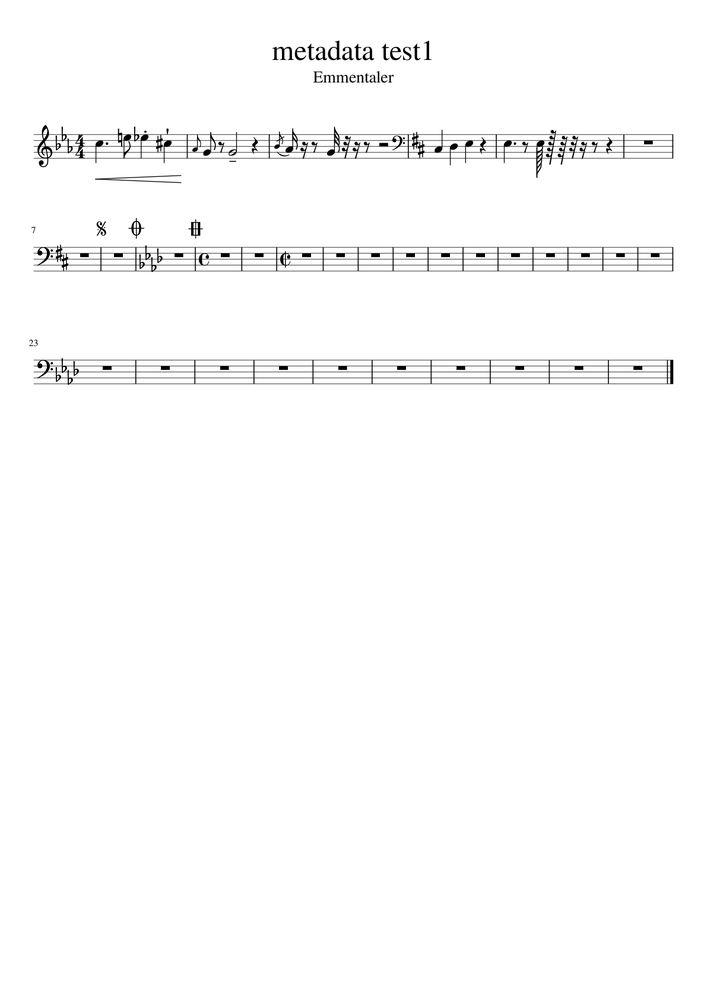
#> input picture data/data/audiveris_omr_raw/mtest1-1.png, 707 x 999 px, shrunk from 1191 x 1683 before the run
$ python ImageColorInverter.py --image_file_ending ../../data/data/audiveris_omr_raw/mtest1-1.png
#> lines starting #> are read from the running program, lines starting #| are printed output that depends on the picture
import argparse
import os
from glob import glob

from PIL import Image, ImageOps
from tqdm import tqdm


class ImageColorInverter:
    """ Class for inverting white-on-black images to black-on-white images """
    def invert_images(self, image_directory: str, image_file_ending: str = "*.bmp"):
        """
        In-situ converts the white on black images of a directory to black on white images

        :param image_directory: The directory, that contains the images
        :param image_file_ending: The pattern for finding files in the image_directory
        """
#> called with image_directory = '../data/fornes_raw'
        image_paths = [y for x in os.walk(image_directory) for y in glob(os.path.join(x[0], image_file_ending))]
        for image_path in tqdm(image_paths, desc="Inverting all images in directory {0}".format(image_directory)):
            white_on_black_image = Image.open(image_path).convert("L")
#> white_on_black_image is the input picture: PIL image 707x999 L; min 0, max 255, mean 251.1
            black_on_white_image = ImageOps.invert(white_on_black_image)
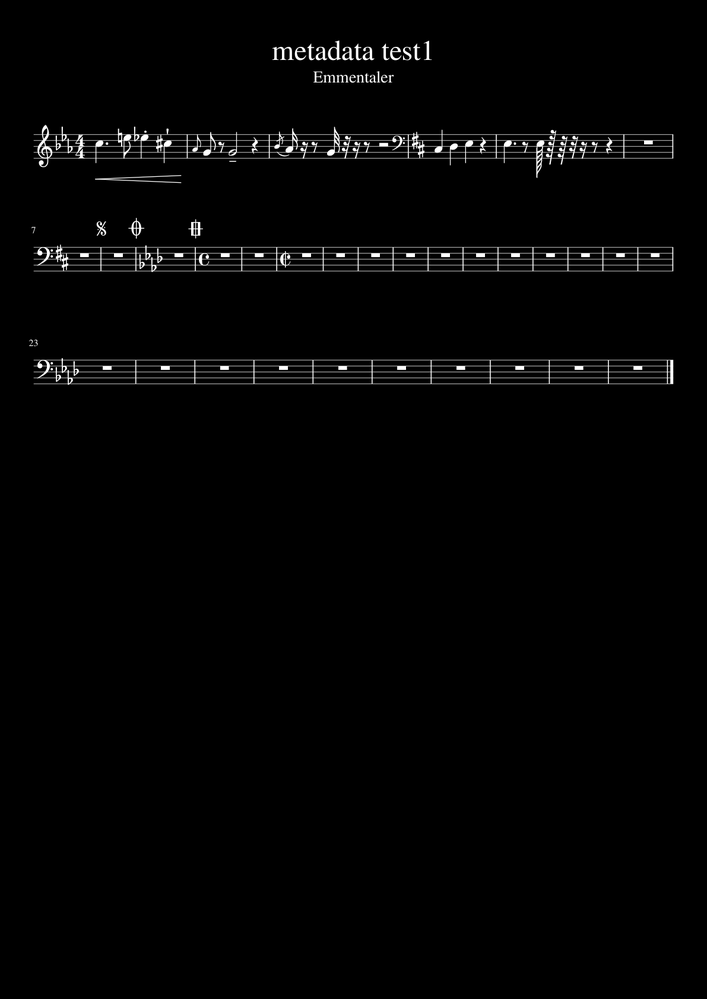
#> black_on_white_image: PIL image 707x999 L; min 0, max 255, mean 3.9
            black_on_white_image.save(os.path.splitext(image_path)[0] + ".png")


if __name__ == "__main__":
    parser = argparse.ArgumentParser()
    parser.add_argument(
        "--image_directory",
        type=str,
        default="../data/fornes_raw",
        help="The directory, where a dataset can be found, that needs to be inverted, e.g. the original Fornés dataset")
    parser.add_argument("--image_file_ending", type=str, default="*.bmp", )

    flags, unparsed = parser.parse_known_args()

    image_inverter = ImageColorInverter()
    image_inverter.invert_images(flags.image_directory, flags.image_file_ending)

$ run again, on data/data/audiveris_omr_raw/mtest2-1.png
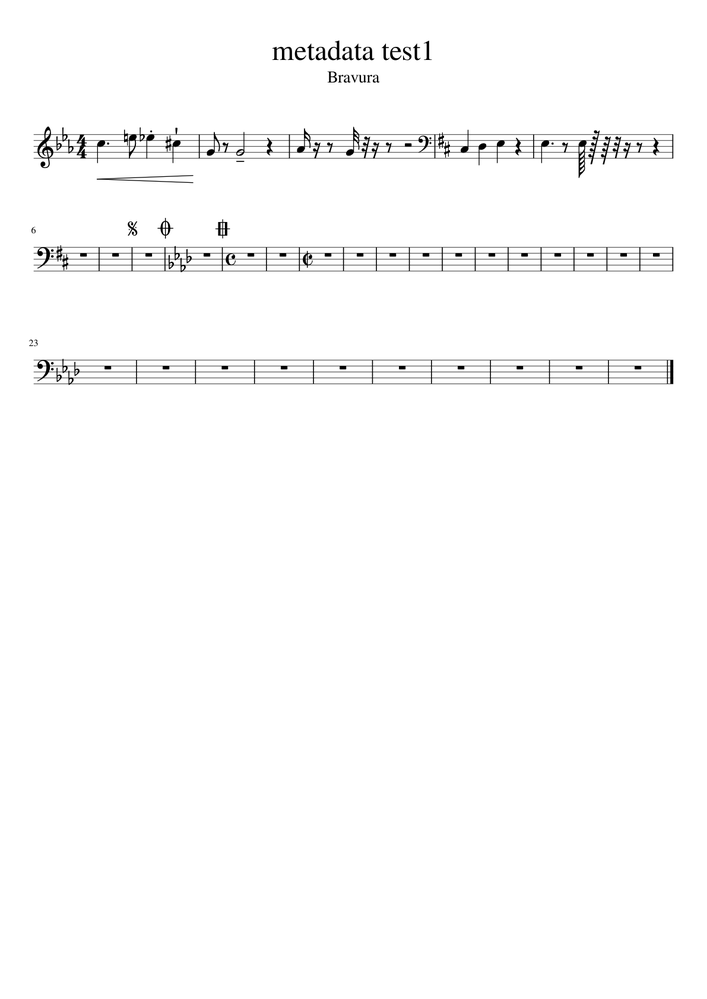
#> input picture data/data/audiveris_omr_raw/mtest2-1.png, 707 x 999 px, shrunk from 1191 x 1683 before the run
#> in invert_images, white_on_black_image is the input picture: PIL image 707x999 L; min 0, max 255, mean 251.2
#> in invert_images, `black_on_white_image = ImageOps.invert(white_on_black_image)`:
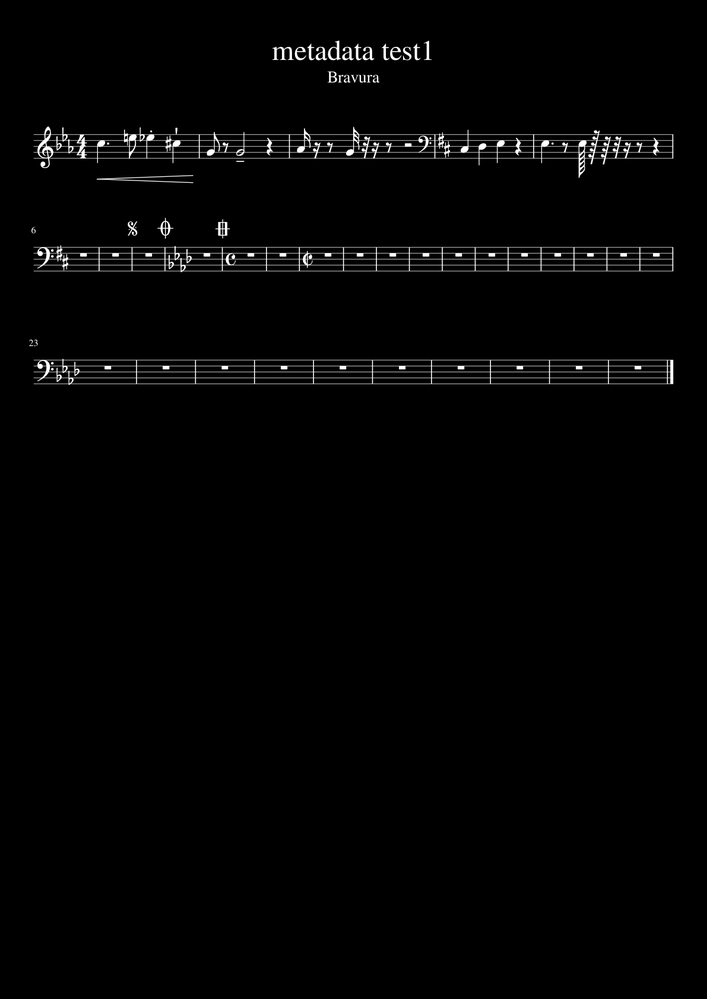
#> black_on_white_image: PIL image 707x999 L; min 0, max 255, mean 3.8
